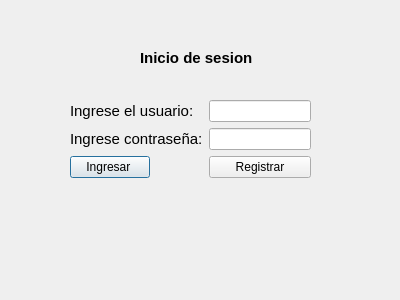
<?xml version="1.0" encoding="UTF-8"?>
<ui version="4.0">
 <class>Dialog</class>
 <widget class="QDialog" name="Dialog">
  <property name="geometry">
   <rect>
    <x>0</x>
    <y>0</y>
    <width>400</width>
    <height>300</height>
   </rect>
  </property>
  <property name="windowTitle">
   <string>Inicio de sesion</string>
  </property>
  <widget class="QWidget" name="formLayoutWidget">
   <property name="geometry">
    <rect>
     <x>70</x>
     <y>100</y>
     <width>241</width>
     <height>111</height>
    </rect>
   </property>
   <layout class="QFormLayout" name="formLayout">
    <item row="0" column="0">
     <widget class="QLabel" name="label">
      <property name="font">
       <font>
        <pointsize>11</pointsize>
       </font>
      </property>
      <property name="text">
       <string>Ingrese el usuario:</string>
      </property>
     </widget>
    </item>
    <item row="1" column="0">
     <widget class="QLabel" name="label_2">
      <property name="font">
       <font>
        <pointsize>11</pointsize>
       </font>
      </property>
      <property name="text">
       <string>Ingrese contraseña:</string>
      </property>
     </widget>
    </item>
    <item row="0" column="1">
     <widget class="QLineEdit" name="userText"/>
    </item>
    <item row="1" column="1">
     <widget class="QLineEdit" name="passText">
      <property name="echoMode">
       <enum>QLineEdit::Password</enum>
      </property>
     </widget>
    </item>
    <item row="2" column="0">
     <widget class="QPushButton" name="loginButton">
      <property name="text">
       <string>Ingresar </string>
      </property>
     </widget>
    </item>
    <item row="2" column="1">
     <widget class="QPushButton" name="pushButton_2">
      <property name="text">
       <string>Registrar</string>
      </property>
     </widget>
    </item>
   </layout>
  </widget>
  <widget class="QLabel" name="label_3">
   <property name="geometry">
    <rect>
     <x>140</x>
     <y>50</y>
     <width>121</width>
     <height>16</height>
    </rect>
   </property>
   <property name="font">
    <font>
     <pointsize>11</pointsize>
     <weight>75</weight>
     <bold>true</bold>
    </font>
   </property>
   <property name="text">
    <string>Inicio de sesion</string>
   </property>
  </widget>
 </widget>
 <resources/>
 <connections/>
</ui>
